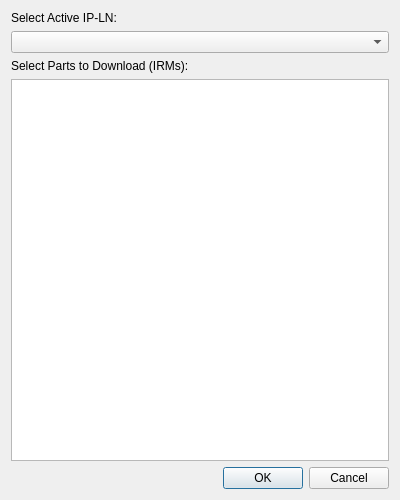
<?xml version="1.0" encoding="UTF-8"?>
<ui version="4.0">
 <class>LoadIrmsDialog</class>
 <widget class="QDialog" name="LoadIrmsDialog">
  <property name="geometry">
   <rect>
    <x>0</x>
    <y>0</y>
    <width>400</width>
    <height>500</height>
   </rect>
  </property>
  <property name="windowTitle">
   <string>Load IRMs for IP</string>
  </property>
  <layout class="QVBoxLayout" name="verticalLayout">
   <item>
    <widget class="QLabel" name="labelSelectIp">
     <property name="text">
      <string>Select Active IP-LN:</string>
     </property>
    </widget>
   </item>
   <item>
    <widget class="QComboBox" name="comboIpLn"/>
   </item>
   <item>
    <widget class="QLabel" name="labelSelectParts">
     <property name="text">
      <string>Select Parts to Download (IRMs):</string>
     </property>
    </widget>
   </item>
   <item>
    <widget class="QListWidget" name="listParts">
     <property name="alternatingRowColors">
      <bool>true</bool>
     </property>
     <property name="selectionMode">
      <enum>QAbstractItemView::NoSelection</enum>
     </property>
    </widget>
   </item>
   <item>
    <widget class="QDialogButtonBox" name="buttonBox">
     <property name="orientation">
      <enum>Qt::Horizontal</enum>
     </property>
     <property name="standardButtons">
      <set>QDialogButtonBox::Cancel|QDialogButtonBox::Ok</set>
     </property>
    </widget>
   </item>
  </layout>
 </widget>
 <resources/>
 <connections>
  <connection>
   <sender>buttonBox</sender>
   <signal>accepted()</signal>
   <receiver>LoadIrmsDialog</receiver>
   <slot>accept()</slot>
   <hints>
    <hint type="sourcelabel">
     <x>248</x>
     <y>254</y>
    </hint>
    <hint type="destinationlabel">
     <x>157</x>
     <y>274</y>
    </hint>
   </hints>
  </connection>
  <connection>
   <sender>buttonBox</sender>
   <signal>rejected()</signal>
   <receiver>LoadIrmsDialog</receiver>
   <slot>reject()</slot>
   <hints>
    <hint type="sourcelabel">
     <x>316</x>
     <y>260</y>
    </hint>
    <hint type="destinationlabel">
     <x>286</x>
     <y>274</y>
    </hint>
   </hints>
  </connection>
 </connections>
</ui>
